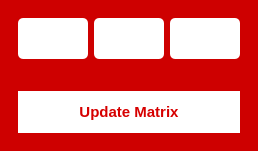
<?xml version="1.0" encoding="UTF-8"?>
<ui version="4.0">
 <class>MainWindow</class>
 <widget class="QMainWindow" name="MainWindow">
  <property name="geometry">
   <rect>
    <x>0</x>
    <y>0</y>
    <width>258</width>
    <height>151</height>
   </rect>
  </property>
  <property name="windowTitle">
   <string>Matrix Input</string>
  </property>
  <property name="styleSheet">
   <string notr="true">background-color: rgb(206, 0, 0);</string>
  </property>
  <widget class="QWidget" name="centralwidget">
   <layout class="QVBoxLayout" name="verticalLayout">
    <item>
     <widget class="QFrame" name="frame">
      <property name="frameShape">
       <enum>QFrame::NoFrame</enum>
      </property>
      <property name="frameShadow">
       <enum>QFrame::Raised</enum>
      </property>
      <layout class="QGridLayout" name="gridLayout">
       <item row="0" column="0">
        <widget class="QLineEdit" name="c11">
         <property name="styleSheet">
          <string notr="true">background-color: white; color: rgb(143, 0, 0); border-radius: 5px; padding: 10px; font-size: 16px; font-family: &quot;SF Pro Display&quot;; font-weight: bold;</string>
         </property>
         <property name="alignment">
          <set>Qt::AlignCenter</set>
         </property>
        </widget>
       </item>
       <item row="0" column="1">
        <widget class="QLineEdit" name="c12">
         <property name="styleSheet">
          <string notr="true">background-color: white; color: rgb(143, 0, 0); border-radius: 5px; padding: 10px; font-size: 16px; font-family: &quot;SF Pro Display&quot;; font-weight: bold;</string>
         </property>
         <property name="alignment">
          <set>Qt::AlignCenter</set>
         </property>
        </widget>
       </item>
       <item row="0" column="2">
        <widget class="QLineEdit" name="c13">
         <property name="styleSheet">
          <string notr="true">background-color: white; color: rgb(143, 0, 0); border-radius: 5px; padding: 10px; font-size: 16px; font-family: &quot;SF Pro Display&quot;; font-weight: bold;</string>
         </property>
         <property name="alignment">
          <set>Qt::AlignCenter</set>
         </property>
        </widget>
       </item>
       <item row="1" column="0" colspan="3">
        <spacer name="verticalSpacer">
         <property name="orientation">
          <enum>Qt::Vertical</enum>
         </property>
         <property name="sizeHint" stdset="0">
          <size>
           <width>20</width>
           <height>20</height>
          </size>
         </property>
        </spacer>
       </item>
       <item row="2" column="0" colspan="3">
        <widget class="QPushButton" name="updateC">
         <property name="cursor">
          <cursorShape>PointingHandCursor</cursorShape>
         </property>
         <property name="styleSheet">
          <string notr="true">
QPushButton {
    background-color: rgb(255, 255, 255);
    border-radius: 25px;
    color: rgb(214, 0, 0);
    font-size: 15px;
    padding: 12px;
    font-family: &quot;SF Pro Display&quot;;
    font-weight: bold;
}
QPushButton:hover {
    background-color: rgb(235, 235, 235);
}
QPushButton:pressed {
    background-color: rgb(200, 200, 200);
}
          </string>
         </property>
         <property name="text">
          <string>Update Matrix</string>
         </property>
        </widget>
       </item>
      </layout>
     </widget>
    </item>
   </layout>
  </widget>
 </widget>
 <resources/>
 <connections/>
</ui>
